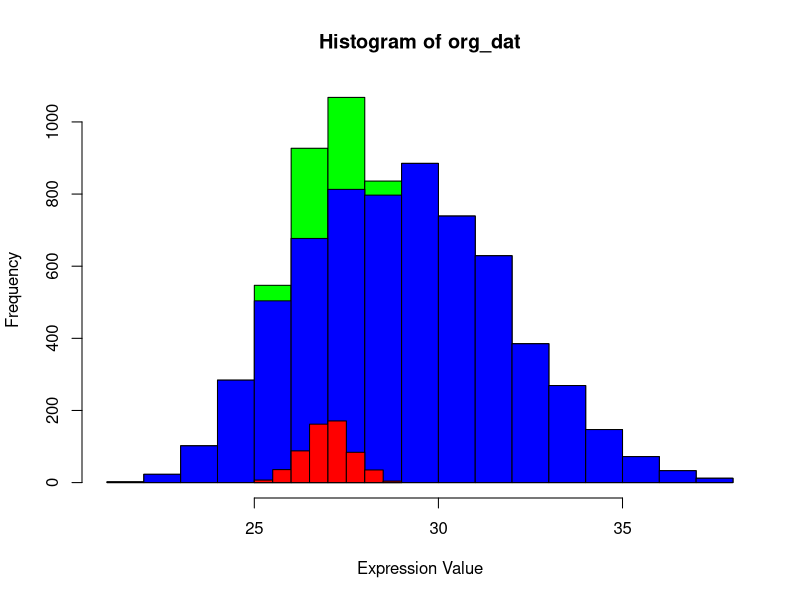

The R source for this figure:
if(!require(data.table)){
  install.packages("data.table")
}
if(!require(ggplot2)){
  install.packages("ggplot2")
}

dat = fread("ms_toy.txt") #read data
dat = as.matrix(dat)      #transform fo better plotting

org_dat = dat[,1]

c1 = org_dat
  #plot of inital dist of col 1

s = sd(org_dat, na.rm = T)    # compute standart deviation
s = 1/4 *s                    # take fraction

q = quantile(org_dat, na.rm = T)  # compute quantiles
nm = as.numeric(q[2])             # set new mean to 25% quantile 

filles = list()
for(i in 1:length(org_dat)){
  if(is.na(org_dat[i])){
    org_dat[i] = rnorm(1, nm, s)
    filles[length(filles)+1]= org_dat[i]
  }
}

hist(org_dat, col = "Green", xlab = "Expression Value")
hist(c1, col = "Blue", add = T)
hist(as.numeric(filles), col = "Red", add=T)




